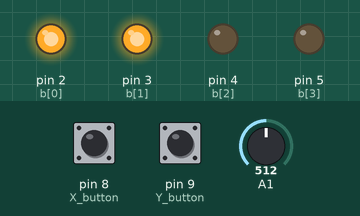
Simulated run of this sketch. Board: Arduino Uno, built with avr-gcc and run on an emulated ATmega328P. Parts: output pins drawn as LEDs (lit = HIGH). Inputs (shaded band) come from the test bench; at power-on: A1 = 512, pin 8 (X_button) LOW, pin 9 (Y_button) HIGH.

Above: at 1.2 s.
1.3 s: A1 set to 55
2.8 s: A1 set to 46
At 3.4 s:
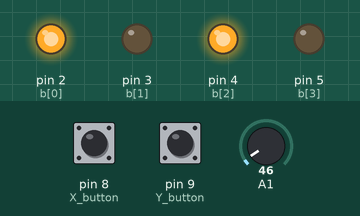
4.3 s: pin 8 (X_button) pulled HIGH for 0.15 s
At 4.6 s:
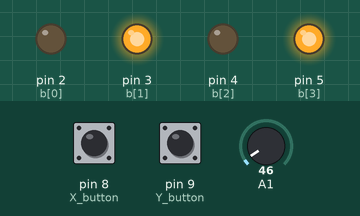
5.9 s: pin 8 (X_button) pulled HIGH for 1 s
At 7.0 s:
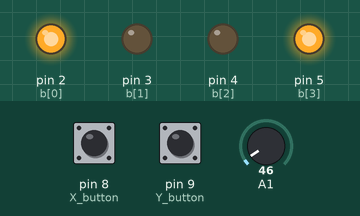
8.4 s: pin 8 (X_button) pulled HIGH for 0.15 s
At 8.9 s:
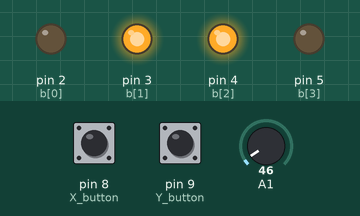
10.0 s: pin 8 (X_button) pulled HIGH for 3.2 s
At 11.3 s:
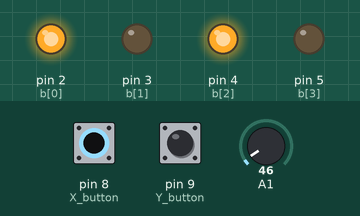
Timing chart, 0 to 13.0 s (numbered marks = the images above; inputs shaded):
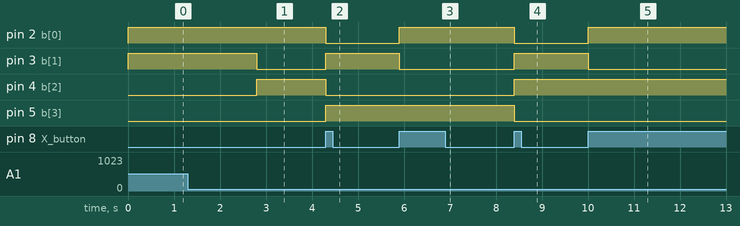

The sketch:

cslogin_lab3_part3.ino
```cpp
enum States{INIT, L1, L2} SM1_state = INIT;
int X_button = 8;
int Y_button = 9;
const int L_size = 8;
const int L[L_size] = {3, 6, 12, 15, 5, 10, 9, 6};
unsigned char i;
// unsigned char i2;

// Array of Output Pin variables, set to the pins being used
const int b_size = 4;
const int b[b_size] = {2, 3, 4, 5};
// Output Buffer
int b_buf = 0x00;
// Input Variables

// Serial Monitor Buffer
int s_buf = 0x00;

/* 's' is an array of integers of size 8. Note that arrays start at 0
 We will use this to be able to see the individual bit values of the s_buf

 */
const int s_size = 8;
int s[s_size];

// We can also define our own helper functions. It is a good idea to use helper functions whenever they make sense.
// Normally we also define the return type (void for none)

// Read from the serial monitor into s_buf and the s[] array for individual bits
void readData()
{
    if(Serial.available())
        s_buf = Serial.parseInt();

    for(int i = (s_size - 1); i>=0; i--)  {
        s[i] = (s_buf >> i) & 0x01; // What's going on here?
        // ">>" bit shifting
        // "&" bit masking
    }

}
// L2 the Output Buffer.
void resetBuffer() {
    for(int i = 0; i < b_size; i++) {
        // Note this is an arduino function call to the pins
        digitalWrite(b[i], LOW);
    }
}
// Writes to the buffer. Note this function ORs the current value with the new value
// Note that size is an optional argument with default size the same as the buffer
void writeBuffer(unsigned char b_temp, int size = b_size)
{
    for (int i = (size - 1); i >= 0; i--) {
        if ((b_temp >> i) & 0x01) {
        digitalWrite(b[i], HIGH);
        }
    }


}


void setup(){
  //some set up (Default Arduino Function)
    pinMode(X_button, INPUT);
    pinMode(Y_button, INPUT_PULLUP);

    // LEDs
    for(int i = 0; i < b_size; i++)
    {
        pinMode(b[i], OUTPUT);
    }
    Serial.begin(9600);
}
// This function takes in the state as an argument & returns the current state
int SM1_Tick(int state){

    //Read thing
    switch(state){ // State transitions
      case INIT:
         //State Transition
            state = L1;
            i = 0;
            resetBuffer();
            writeBuffer(L[i]);
        break;
      case L1:
        if ((map(analogRead(A1),0,255,0,15)-2 > 0)) {
            state = L1;
        }
        else {
            state = L2;
            i = 0;
            resetBuffer();
            writeBuffer(L[i+4]);
        }
        break;
      case L2:
        if (!(map(analogRead(A1),0,255,0,15)-2 > 0)){
            state = L2;
        }
        else if ((map(analogRead(A1),0,255,0,15)-2 > 0)) {
            state = L1;
            i = 0;
            resetBuffer();
            writeBuffer(L[i]);
        }
         //State Transition
        break;
    }
    switch(state){ // State Action
      case INIT:
         //State Action
        break;
      case L1:
        if(digitalRead(X_button) == HIGH) {
            resetBuffer();
            i++;
            if (i > 3) {
              i = 0;
            }
            s_buf = L[i%4];

            b_buf = s_buf;
            writeBuffer(b_buf);
            while(digitalRead(X_button) == HIGH){}
            }
        else if (digitalRead(Y_button) == LOW) {
            resetBuffer();
            i--;
            if (i < -3) {
              i = 0;
            }
            s_buf = L[i%4];

            b_buf = s_buf;
            writeBuffer(b_buf);
            while(digitalRead(Y_button) == LOW){}
        }
        break;
      case L2:
        if(digitalRead(X_button) == HIGH) {
            resetBuffer();
            i++;
            if (i > 3) {
              i = 0;
            }
            s_buf = L[(i%4)+4];

            b_buf = s_buf;
            writeBuffer(b_buf);
            while(digitalRead(X_button) == HIGH){}
            }
        else if (digitalRead(Y_button) == LOW) {
            resetBuffer();
            i--;
            if (i < -3) {
              i = 0;
            }
            s_buf = L[(i%4)+4];

            b_buf = s_buf;
            writeBuffer(b_buf);
            while(digitalRead(Y_button) == LOW){}
        }
        break;
    }

    return state;
}

void loop(){
    ///Default arduino function
    // We have to cast the return value of the tick function to type States
    SM1_state = (States)SM1_Tick(SM1_state);
}
```

Measured:
- the behaviour switches between 51 and 50 on A1 (found by bisection; images 0 and 1)
- after the input at 1.3 s, every drawn part: stays the same
- after the input at 2.8 s, pin 3 (b[1]): HIGH → LOW at once; pin 4 (b[2]): LOW → HIGH at once
- after the input at 4.3 s, pin 2 (b[0]), pin 4 (b[2]): HIGH → LOW at once; pin 3 (b[1]), pin 5 (b[3]): LOW → HIGH at once
- after the input at 5.9 s, pin 2 (b[0]): LOW → HIGH at once; pin 3 (b[1]): HIGH → LOW at once
- after the input at 8.4 s, pin 2 (b[0]), pin 5 (b[3]): HIGH → LOW at once; pin 3 (b[1]), pin 4 (b[2]): LOW → HIGH at once
- after the input at 10.0 s, pin 2 (b[0]): LOW → HIGH at once; pin 3 (b[1]): HIGH → LOW at once
